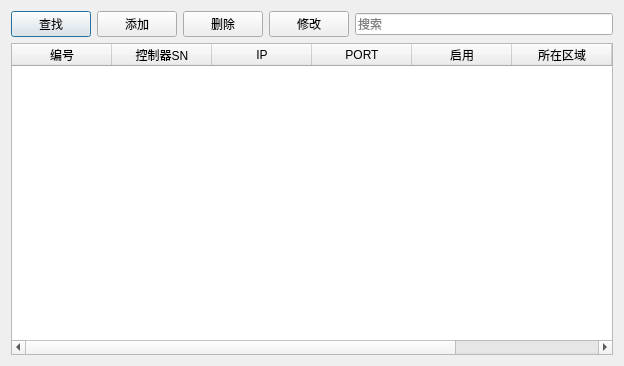
<?xml version="1.0" encoding="UTF-8"?>
<ui version="4.0">
 <class>DialogController</class>
 <widget class="QDialog" name="DialogController">
  <property name="geometry">
   <rect>
    <x>0</x>
    <y>0</y>
    <width>624</width>
    <height>366</height>
   </rect>
  </property>
  <property name="windowTitle">
   <string>Dialog</string>
  </property>
  <layout class="QGridLayout" name="gridLayout_2">
   <item row="0" column="0">
    <layout class="QGridLayout" name="gridLayout">
     <item row="0" column="0">
      <widget class="QPushButton" name="pushButton_find">
       <property name="text">
        <string>查找</string>
       </property>
      </widget>
     </item>
     <item row="0" column="1">
      <widget class="QPushButton" name="pushButton_add">
       <property name="text">
        <string>添加</string>
       </property>
      </widget>
     </item>
     <item row="0" column="2">
      <widget class="QPushButton" name="pushButton_delete">
       <property name="text">
        <string>删除</string>
       </property>
      </widget>
     </item>
     <item row="0" column="3">
      <widget class="QPushButton" name="pushButton_change">
       <property name="text">
        <string>修改</string>
       </property>
      </widget>
     </item>
     <item row="0" column="4">
      <widget class="QLineEdit" name="lineEdit">
       <property name="text">
        <string/>
       </property>
       <property name="placeholderText">
        <string>搜索</string>
       </property>
      </widget>
     </item>
    </layout>
   </item>
   <item row="1" column="0">
    <widget class="QTableWidget" name="tableWidget">
     <column>
      <property name="text">
       <string>编号</string>
      </property>
     </column>
     <column>
      <property name="text">
       <string>控制器SN</string>
      </property>
     </column>
     <column>
      <property name="text">
       <string>IP</string>
      </property>
     </column>
     <column>
      <property name="text">
       <string>PORT</string>
      </property>
     </column>
     <column>
      <property name="text">
       <string>启用</string>
      </property>
     </column>
     <column>
      <property name="text">
       <string>所在区域</string>
      </property>
     </column>
     <column>
      <property name="text">
       <string>说明</string>
      </property>
     </column>
     <column>
      <property name="text">
       <string>所控制的门</string>
      </property>
     </column>
    </widget>
   </item>
  </layout>
 </widget>
 <resources/>
 <connections/>
</ui>
